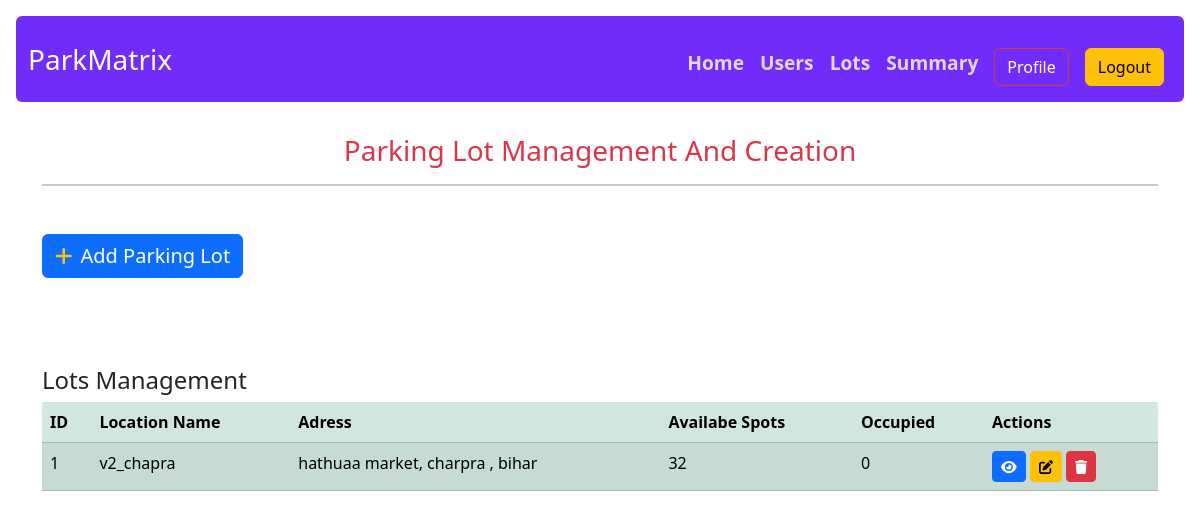
The app's page /lot_list (signed in), older data.
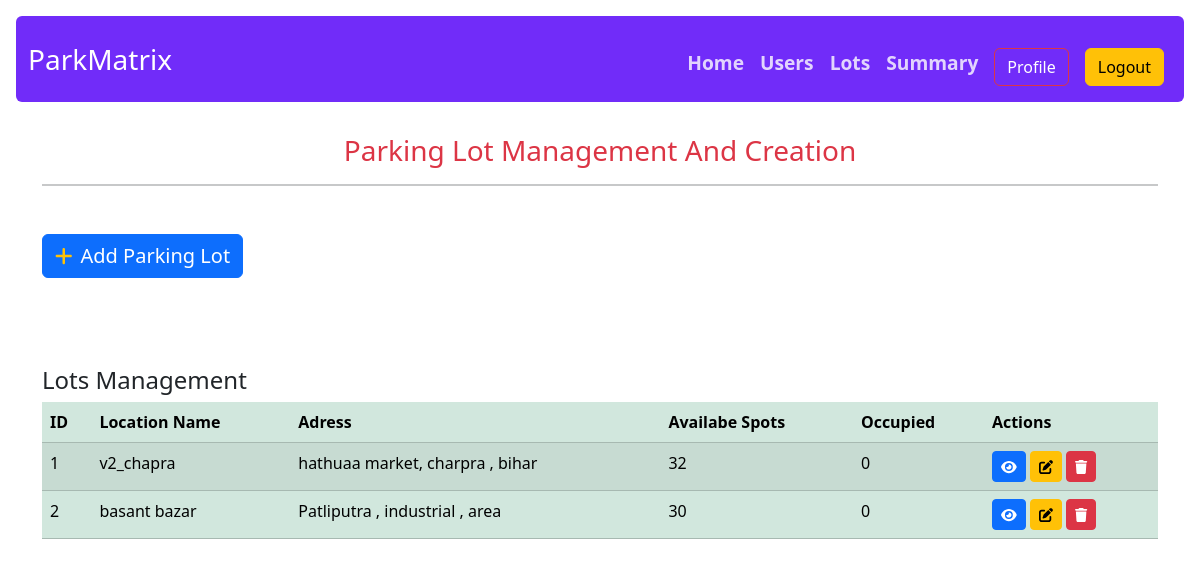
The same page, newer data.
### models/models.py (models this page shows)
class ParkingLot(db.Model):
    id = db.Column(db.Integer , primary_key = True)
    lot_name = db.Column(db.String(256), nullable = False )
    price = db.Column(db.Float, nullable = False)
    city = db.Column(db.String(64), nullable = False)
    pin_code = db.Column(db.String(32), nullable = False)
    available_parking_spots = db.Column(db.Integer, nullable = False)
    deleted_lot = db.Column(db.Boolean, nullable = False, default = False)
    parking_spot = db.relationship("ParkingSpot", backref="parking_lot", lazy=True, cascade="all,delete")

### controllers/routes.py (the view)
@app.route('/lot_list')
@admin_required
def lot_list():
    all_lots = ParkingLot.query.all()
    lots = []
    for lot in all_lots:
        unoccupied_spots_count = ParkingSpot.query.filter_by(occupied_status=False, lot_id=lot.id).count()
        occupied_spots_count = ParkingSpot.query.filter_by(occupied_status=True, lot_id=lot.id).count()
        lots.append({
            'id': lot.id,
            'lot_name': lot.lot_name,
            'city': lot.city,
            'pin_code': lot.pin_code,
            'available_parking_spots': unoccupied_spots_count,
            'occupied_spots_count': occupied_spots_count,
            'lot_object': lot
        })
    return render_template('admin_add_lot.html', lots=lots)

### controllers/routes.py (called while the page is built)
@app.context_processor
def inject_user():
    user = None
    if 'user_id' in session:
        user = User.query.get(session['user_id'])
    return dict(user=user)

def admin_required(func):
    @wraps(func)
    def inner(*args, **kwargs):
        if 'user_id'not in session:
            flash("Please log in first.")
            return redirect(url_for('login'))
        user = User.query.get(session['user_id'])
        if not user.is_admin:
            flash("You are not an admin.")
            return redirect(url_for('user_dashboard'))
        return func(*args, **kwargs)
    return inner

### templates/admin_add_lot.html (shortened to what this page needs)
{% extends 'layout.html' %}
{% block content %}
<div class="container-fluid m p-3">
  <h3 class="text-danger dispaly-4 text-center mx-auto   mb-2">Parking Lot Management And Creation</h3>
  <div class="container">
    <hr class="border-2 mb-5">
    <div class="mb-4">
      <button class="btn btn-primary " type="button" data-bs-toggle="collapse" data-bs-target="#collapseWidthExample"
        aria-expanded="false" aria-controls="collapseWidthExample">
        <span class="d-flex align-items-center justify-content-center fs-5 fs-md-3">
            <i class="fa fa-plus text-warning me-2"></i> Add Parking Lot
        </span>
      </button>
    </div>
  </div>
</div>
<div class="container-lg">
  <h4 class="text-start dispaly-1 mb-2 mt-5">Lots Management</h4>
  <div class="table-responsive">
    <table class="table table-success table-striped">
      <thead>
        <tr>
          <th scope="col">ID</th>
          <th scope="col">Location Name</th>
          <th scope="col">Adress</th>
          <th scope="col">Availabe Spots</th>
          <th scope="col">Occupied</th>
          <th scope="col">Actions</th>
        </tr>
      </thead>
      <tbody>
        {% for lot in lots %}
        <tr>
          <td>{{lot.id}}</td>
          <td>{{lot.lot_name}}</td>
          <td>{{lot.city}}</td>
          <td>{{lot.available_parking_spots}}</td>
          <td>{{lot.occupied_spots_count}}</td>
          <td>
            <div class="d-flex flex-nowrap">
              <a href="{{ url_for('see_lots' , sid = lot.id) }}" class="btn btn-sm btn-primary me-1" title="View"><i class="fa fa-eye"></i></a>
              <a href="{{ url_for('edit_lots' , sid = lot.id) }}" class="btn btn-sm btn-warning me-1" title="Edit"><i class="fa fa-edit"></i></a>
              <a href="{{ url_for('delete_lots' , sid = lot.id) }}" class="btn btn-sm btn-danger" type="submit" title="Delete"><i class="fa fa-trash"></i></a>
            </div>
          </td>
        </tr>
        {% endfor %}
      </tbody>
    </table>
  </div>
</div>
{% endblock %}

Row changes from the older to the newer data that the page shows:
added ParkingLot: id "2", lot_name "basant bazar", city "Patliputra , industrial , area", available_parking_spots "30", occupied_spots_count "0"
